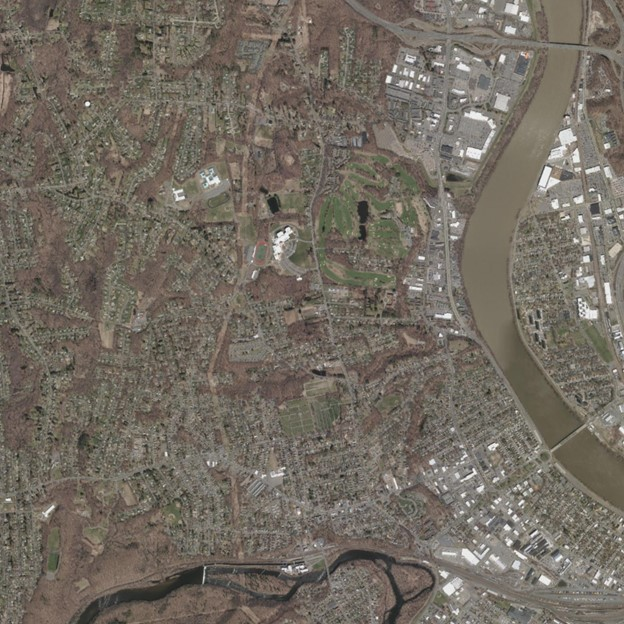
#> input picture Tests/Images/River_Mod.jpg, 624 x 624 px
$ python Pixel_Color.py
#> lines starting #> are read from the running program, lines starting #| are printed output that depends on the picture
import matplotlib.pyplot as plt
import numpy as np
import cv2
import webcolors


def closest_colour(requested_colour):
    min_colours = {}
    for key, name in webcolors.CSS2_HEX_TO_NAMES.items():
        r_c, g_c, b_c = webcolors.hex_to_rgb(key)
        rd = (r_c - requested_colour[0]) ** 2
        gd = (g_c - requested_colour[1]) ** 2
        bd = (b_c - requested_colour[2]) ** 2
        min_colours[(rd + gd + bd)] = name
    return min_colours[min(min_colours.keys())]


# read images
river_mod = cv2.imread('Images/River_Mod.jpg')
#> river_mod is the input picture: shape (624, 624, 3); mean B, G, R 97.7, 107.8, 114.9
river_mac = cv2.imread('Images/River_Mac.jpg')
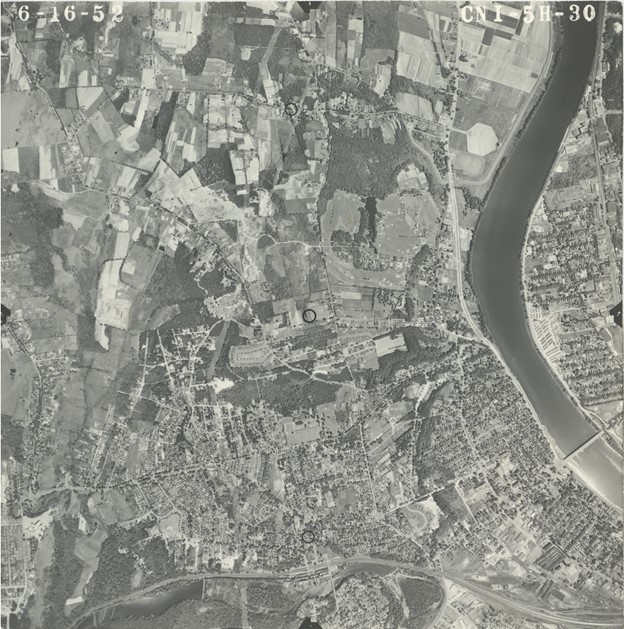
#> input picture Tests/Images/River_Mac.jpg, 624 x 629 px
#> river_mac is the input picture: shape (629, 624, 3); mean B, G, R 137.4, 144.3, 142.7
boston_mod = cv2.imread('Images/Boston_Mod.jpg')
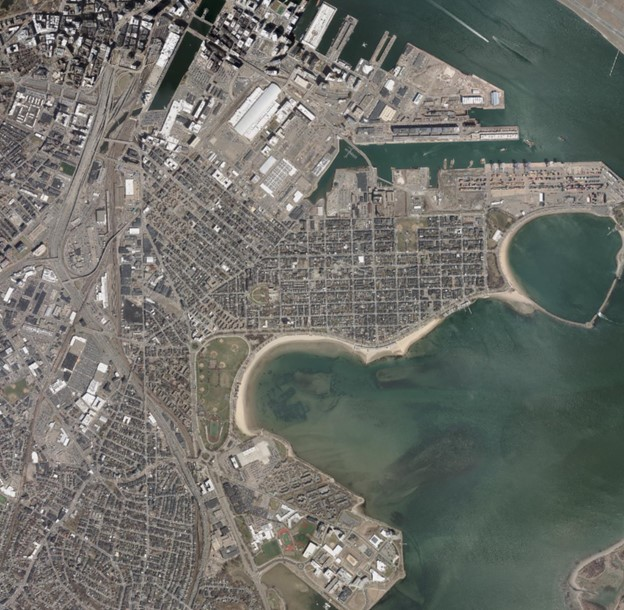
#> input picture Tests/Images/Boston_Mod.jpg, 624 x 610 px
#> boston_mod is the input picture: shape (610, 624, 3); mean B, G, R 105, 111.1, 109.6
boston_mac = cv2.imread('Images/Boston_Mac.jpg')
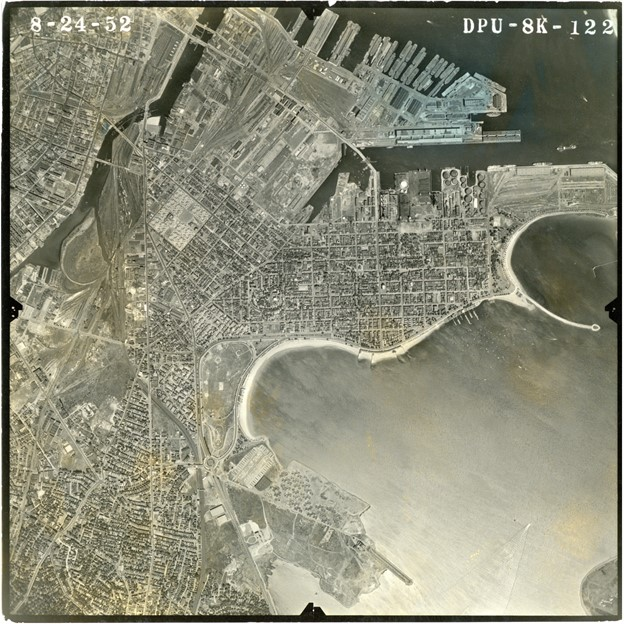
#> input picture Tests/Images/Boston_Mac.jpg, 624 x 624 px
#> boston_mac is the input picture: shape (624, 624, 3); mean B, G, R 119.9, 138.7, 138.5
rural_mod = cv2.imread('Images/Rural_Mod.jpg')
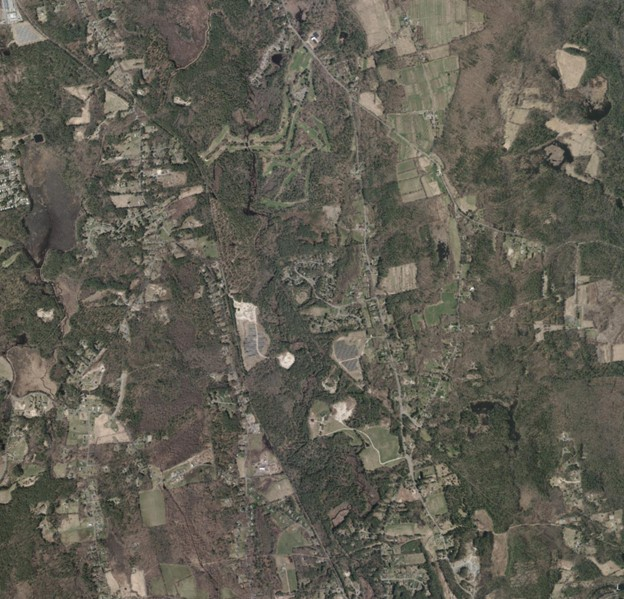
#> input picture Tests/Images/Rural_Mod.jpg, 624 x 599 px
#> rural_mod is the input picture: shape (599, 624, 3); mean B, G, R 83, 94.1, 97.1
rural_mac = cv2.imread('Images/Rural_Mac.jpg')
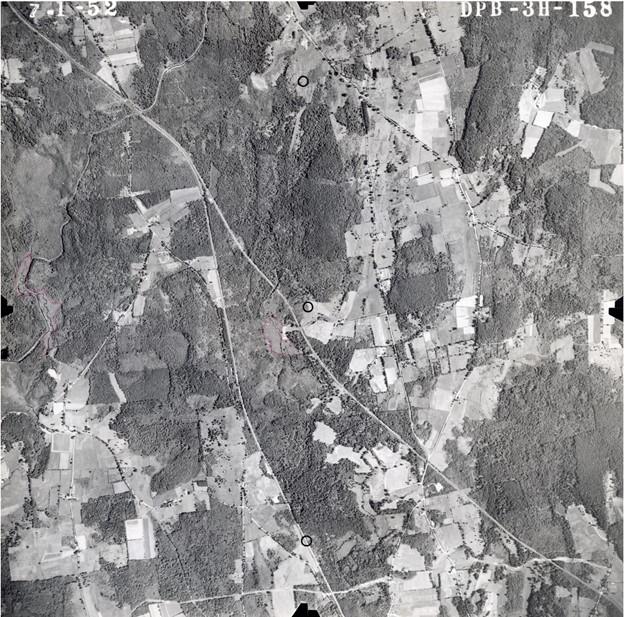
#> input picture Tests/Images/Rural_Mac.jpg, 624 x 617 px
#> rural_mac is the input picture: shape (617, 624, 3); mean B, G, R 141, 140, 140.6

gray1 = cv2.cvtColor(boston_mod, cv2.COLOR_BGR2GRAY)
gray2 = cv2.cvtColor(boston_mac, cv2.COLOR_BGR2GRAY)
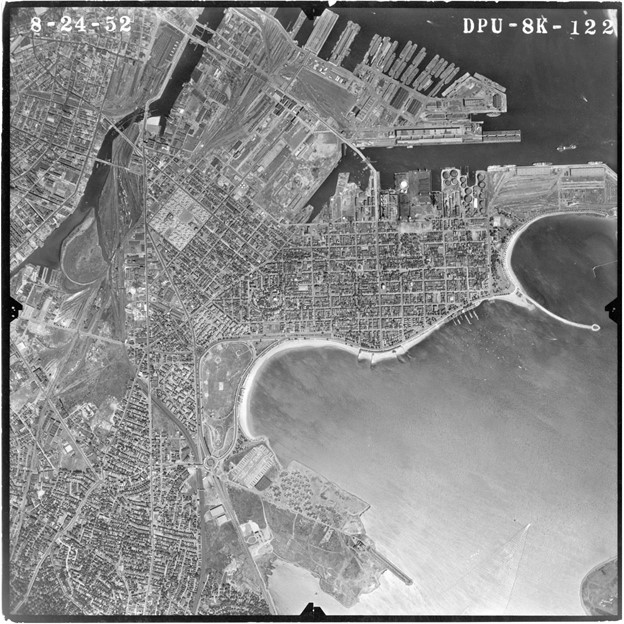
#> gray2: shape (624, 624); min 0, max 255, mean 136.5

colors = {}
for row in boston_mac:
    for pixel in row:
#> (the run stopped early here; a loop or call above may not have finished)
